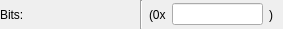
<?xml version="1.0" encoding="UTF-8"?>
<ui version="4.0">
 <class>BitmaskValueFieldWidget</class>
 <widget class="QWidget" name="BitmaskValueFieldWidget">
  <property name="geometry">
   <rect>
    <x>0</x>
    <y>0</y>
    <width>283</width>
    <height>29</height>
   </rect>
  </property>
  <property name="windowTitle">
   <string>Bitmask Value Field</string>
  </property>
  <layout class="QHBoxLayout" name="horizontalLayout_4" stretch="1,0,1">
   <property name="leftMargin">
    <number>0</number>
   </property>
   <property name="topMargin">
    <number>0</number>
   </property>
   <property name="rightMargin">
    <number>0</number>
   </property>
   <property name="bottomMargin">
    <number>0</number>
   </property>
   <item>
    <widget class="QWidget" name="m_valueWidget" native="true">
     <layout class="QHBoxLayout" name="horizontalLayout_3">
      <property name="spacing">
       <number>6</number>
      </property>
      <property name="leftMargin">
       <number>0</number>
      </property>
      <property name="topMargin">
       <number>0</number>
      </property>
      <property name="rightMargin">
       <number>0</number>
      </property>
      <property name="bottomMargin">
       <number>0</number>
      </property>
      <item>
       <layout class="QHBoxLayout" name="horizontalLayout">
        <item>
         <layout class="QVBoxLayout" name="verticalLayout_2">
          <item>
           <widget class="QLabel" name="m_nameLabel">
            <property name="text">
             <string>Bits:</string>
            </property>
           </widget>
          </item>
          <item>
           <layout class="QVBoxLayout" name="m_checkboxesLayout"/>
          </item>
         </layout>
        </item>
        <item>
         <spacer name="horizontalSpacer">
          <property name="orientation">
           <enum>Qt::Horizontal</enum>
          </property>
          <property name="sizeHint" stdset="0">
           <size>
            <width>40</width>
            <height>20</height>
           </size>
          </property>
         </spacer>
        </item>
       </layout>
      </item>
     </layout>
    </widget>
   </item>
   <item>
    <widget class="Line" name="m_sepLine">
     <property name="orientation">
      <enum>Qt::Vertical</enum>
     </property>
    </widget>
   </item>
   <item>
    <widget class="QWidget" name="m_serValueWidget" native="true">
     <layout class="QHBoxLayout" name="horizontalLayout_2">
      <property name="spacing">
       <number>6</number>
      </property>
      <property name="leftMargin">
       <number>0</number>
      </property>
      <property name="topMargin">
       <number>0</number>
      </property>
      <property name="rightMargin">
       <number>0</number>
      </property>
      <property name="bottomMargin">
       <number>0</number>
      </property>
      <item>
       <widget class="QLabel" name="m_serFrontLabel">
        <property name="text">
         <string>(0x</string>
        </property>
       </widget>
      </item>
      <item>
       <widget class="QLineEdit" name="m_serValueLineEdit"/>
      </item>
      <item>
       <widget class="QLabel" name="m_serBackLabel">
        <property name="text">
         <string>)</string>
        </property>
       </widget>
      </item>
      <item>
       <spacer name="horizontalSpacer_2">
        <property name="orientation">
         <enum>Qt::Horizontal</enum>
        </property>
        <property name="sizeHint" stdset="0">
         <size>
          <width>27</width>
          <height>24</height>
         </size>
        </property>
       </spacer>
      </item>
     </layout>
    </widget>
   </item>
  </layout>
 </widget>
 <resources/>
 <connections/>
</ui>
